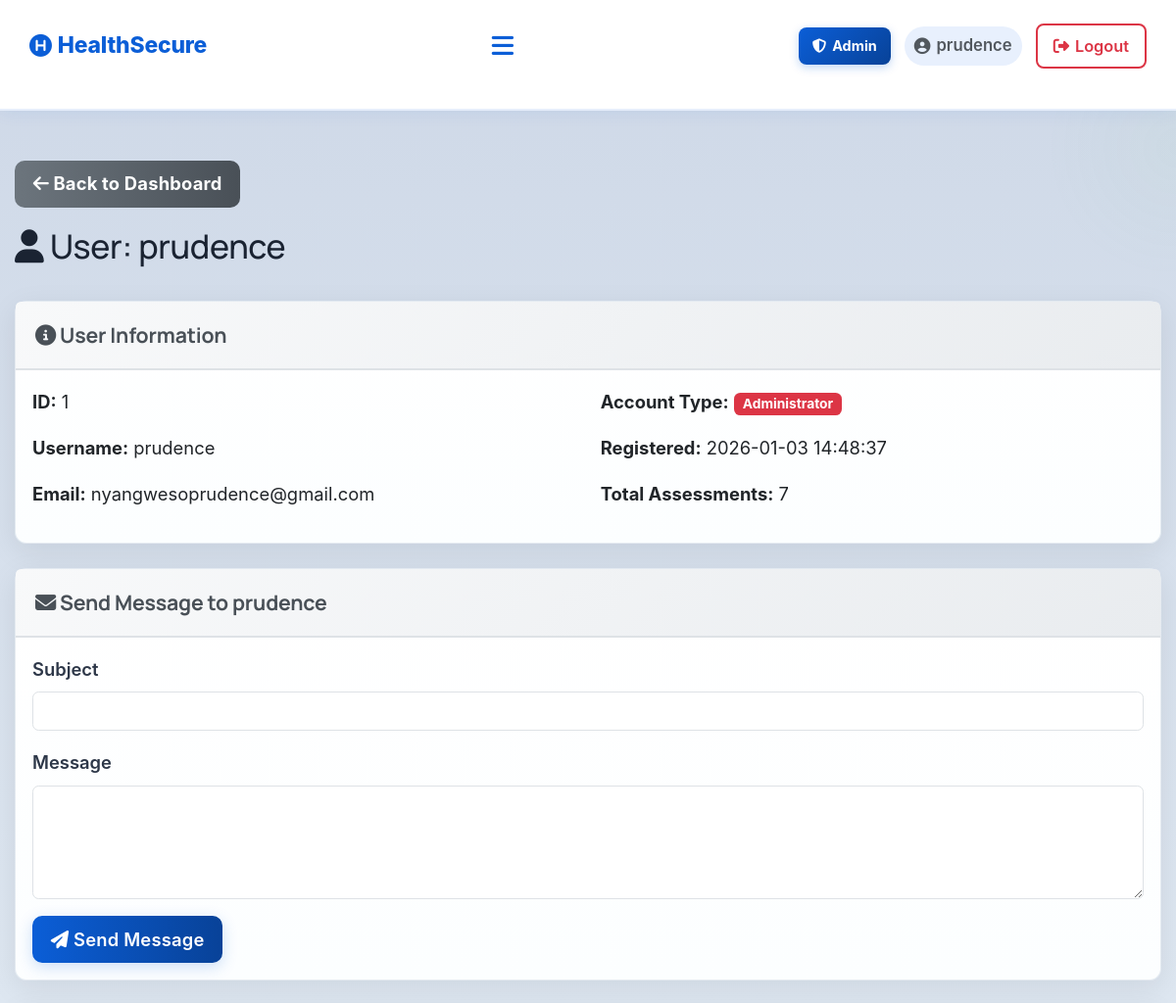
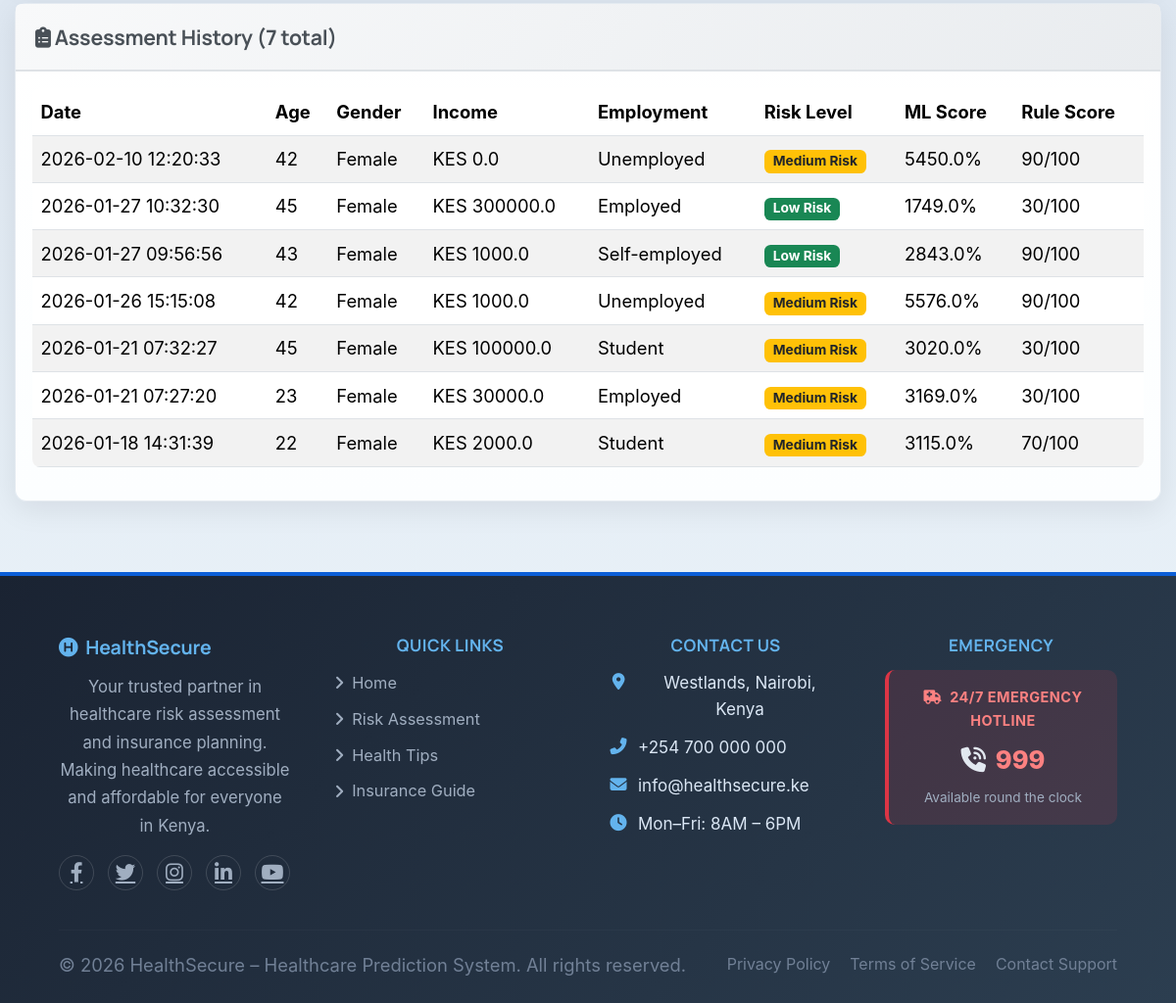
Page /admin/user/1 (signed in) on the committed database (2 pictures, top to bottom).
### tables this page shows
CREATE TABLE users (
            id INTEGER PRIMARY KEY AUTOINCREMENT,
            username TEXT UNIQUE NOT NULL,
            email TEXT UNIQUE NOT NULL,
            password TEXT NOT NULL,
            created_at TIMESTAMP DEFAULT CURRENT_TIMESTAMP
        , is_admin INTEGER DEFAULT 0);

CREATE TABLE assessments (
            id INTEGER PRIMARY KEY AUTOINCREMENT,
            user_id INTEGER NOT NULL,
            age INTEGER,
            gender TEXT,
            marital_status TEXT,
            employment_status TEXT,
            income REAL,
            children INTEGER,
            education_level TEXT,
            residence_type TEXT,
            chronic_illness TEXT,
            family_size INTEGER,
            healthcare_knowledge TEXT,
            hospital_visit_gap REAL,
            routine_checkups INTEGER,
            cancer_screening INTEGER,
            dental_checkup INTEGER,
            mental_health_support INTEGER,
            risk_level TEXT,
            probability REAL,
            created_at TIMESTAMP DEFAULT CURRENT_TIMESTAMP, rule_based_score INTEGER DEFAULT 0, rule_based_category TEXT DEFAULT "Unknown",
            FOREIGN KEY (user_id) REFERENCES users (id)
        );

### app.py (the view)
@app.route('/admin/user/<int:user_id>')
@admin_required
def admin_view_user(user_id):
    conn = get_db_connection()
    user = conn.execute('SELECT * FROM users WHERE id = ?', (user_id,)).fetchone()
    if not user:
        flash('User not found!', 'danger')
        return redirect(url_for('admin_dashboard'))
    assessments = conn.execute('''
        SELECT * FROM assessments
        WHERE user_id = ?
        ORDER BY created_at DESC
    ''', (user_id,)).fetchall()
    conn.close()
    return render_template('admin_user_view.html',
                          username=session.get('username'),
                          user=user,
                          assessments=assessments)

### app.py (called while the page is built)
@app.context_processor
def inject_assessment_results():
    return {
        'has_results': session.get('assessment_result') is not None,
        'assessment_result': session.get('assessment_result'),
        'assessment_user_data': session.get('user_data')
    }

def get_db_connection():
    conn = sqlite3.connect(DATABASE)
    conn.row_factory = sqlite3.Row
    return conn

def is_admin():
    return bool(session.get('logged_in')) and session.get('is_admin', 0) == 1

def admin_required(f):
    from functools import wraps
    @wraps(f)
    def decorated_function(*args, **kwargs):
        if not session.get('logged_in'):
            flash('Please log in to access this page.', 'warning')
            return redirect(url_for('login'))
        if not is_admin():
            flash('Access denied. Admin privileges required.', 'danger')
            return redirect(url_for('index'))
        return f(*args, **kwargs)
    return decorated_function

### templates/admin_user_view.html (shortened to what this page needs)
{% extends 'base.html' %}
{% block extra_css %}
<link rel="stylesheet" href="{{ url_for('static', filename='css/admin.css') }}">
{% endblock %}
{% block content %}
<div class="container mt-5">
    <div class="row mb-4">
        <div class="col-12">
            <a href="{{ url_for('admin_dashboard') }}" class="btn btn-secondary mb-3">
                <i class="fas fa-arrow-left"></i> Back to Dashboard
            </a>
            <h2><i class="fas fa-user"></i> User: {{ user.username }}</h2>
        </div>
    </div>
    <div class="card mb-4">
        <div class="card-header">
            <h5><i class="fas fa-info-circle"></i> User Information</h5>
        </div>
        <div class="card-body">
            <div class="row">
                <div class="col-md-6">
                    <p><strong>ID:</strong> {{ user.id }}</p>
                    <p><strong>Username:</strong> {{ user.username }}</p>
                    <p><strong>Email:</strong> {{ user.email }}</p>
                </div>
                <div class="col-md-6">
                    <p><strong>Account Type:</strong>
                        {% if user.is_admin == 1 %}
                        <span class="badge bg-danger">Administrator</span>
                        {% else %}
                        <span class="badge bg-secondary">Regular User</span>
                        {% endif %}
                    </p>
                    <p><strong>Registered:</strong> {{ user.created_at }}</p>
                    <p><strong>Total Assessments:</strong> {{ assessments|length }}</p>
                </div>
            </div>
        </div>
    </div>
    <div class="card mb-4">
        <div class="card-header">
            <h5><i class="fas fa-envelope"></i> Send Message to {{ user.username }}</h5>
        </div>
        <div class="card-body">
            <form method="POST" action="{{ url_for('admin_send_message', user_id=user.id) }}">
                <div class="mb-3">
                    <label for="subject" class="form-label">Subject</label>
                    <input type="text" class="form-control" id="subject" name="subject" required>
                </div>
                <div class="mb-3">
                    <label for="message" class="form-label">Message</label>
                    <textarea class="form-control" id="message" name="message" rows="4" required></textarea>
                </div>
                <button type="submit" class="btn btn-primary">
                    <i class="fas fa-paper-plane"></i> Send Message
                </button>
            </form>
        </div>
    </div>
    <div class="card">
        <div class="card-header">
            <h5><i class="fas fa-clipboard-list"></i> Assessment History ({{ assessments|length }} total)</h5>
        </div>
        <div class="card-body">
            {% if assessments %}
            <div class="table-responsive">
                <table class="table table-striped table-hover">
                    <thead>
                        <tr>
                            <th>Date</th>
                            <th>Age</th>
                            <th>Gender</th>
                            <th>Income</th>
                            <th>Employment</th>
                            <th>Risk Level</th>
                            <th>ML Score</th>
                            <th>Rule Score</th>
                        </tr>
                    </thead>
                    <tbody>
                        {% for assessment in assessments %}
                        <tr>
                            <td>{{ assessment.created_at }}</td>
                            <td>{{ assessment.age }}</td>
                            <td>{{ assessment.gender }}</td>
                            <td>KES {{ assessment.income|round(0) }}</td>
                            <td>{{ assessment.employment_status }}</td>
                            <td>
                                {% if assessment.risk_level == 'High Risk' %}
                                <span class="badge bg-danger">{{ assessment.risk_level }}</span>
                                {% elif assessment.risk_level == 'Medium Risk' %}
                                <span class="badge bg-warning text-dark">{{ assessment.risk_level }}</span>
                                {% else %}
                                <span class="badge bg-success">{{ assessment.risk_level }}</span>
                                {% endif %}
                            </td>
                            <td>{{ (assessment.probability * 100)|round(1) }}%</td>
                            <td>{{ assessment.rule_based_score }}/100</td>
                        </tr>
                        {% endfor %}
                    </tbody>
                </table>
            </div>
            {% else %}
            <p class="text-muted">No assessments yet for this user.</p>
            {% endif %}
        </div>
    </div>
</div>
{% endblock %}

### templates/base.html (shortened to what this page needs)
<!DOCTYPE html>
<html lang="en">
<head>
    <link rel="stylesheet" href="https://cdn.jsdelivr.net/npm/bootstrap@5.3.2/dist/css/bootstrap.min.css">
    <link rel="stylesheet" href="https://cdnjs.cloudflare.com/ajax/libs/font-awesome/6.4.0/css/all.min.css">
    <link rel="stylesheet" href="{{ url_for('static', filename='css/base.css') }}">
    <link rel="stylesheet" href="{{ url_for('static', filename='css/style.css') }}">
    {% block extra_css %}{% endblock %}
</head>
<body>
<nav class="navbar" role="navigation" aria-label="Main navigation">
    <a href="{{ url_for('index') }}" class="logo" aria-label="HealthSecure Home">
        <i class="fa-solid fa-circle-h" aria-hidden="true"></i> HealthSecure
    </a>
    <button class="hamburger-menu" id="hamburgerBtn" aria-label="Toggle navigation" aria-expanded="false" aria-controls="navLinks">
        <i class="fa-solid fa-bars" aria-hidden="true"></i>
    </button>
    <div class="nav-right">
        {% if session.logged_in %}
            {% if session.is_admin == 1 %}
                <a href="{{ url_for('admin_dashboard') }}" class="nav-admin-link">
                    <i class="fa-solid fa-shield-halved" aria-hidden="true"></i> Admin
                </a>
            {% endif %}
            <span class="nav-username">
                <i class="fa-solid fa-circle-user" aria-hidden="true"></i> {{ session.username }}
            </span>
            <a href="{{ url_for('logout') }}" class="nav-auth-link nav-logout-link">
                <i class="fas fa-sign-out-alt" aria-hidden="true"></i> Logout
            </a>
        {% endif %}
    </div>
</nav>
<main id="main-content">
    {% block content %}{% endblock %}
</main>
<footer class="footer" role="contentinfo">
    <div class="footer-grid">
        <div>
            <h5 class="footer-brand-title">
                <i class="fa-solid fa-circle-h" aria-hidden="true"></i> HealthSecure
            </h5>
            <p class="footer-text">
                Your trusted partner in healthcare risk assessment and insurance planning. Making healthcare accessible and affordable for everyone in Kenya.
            </p>
            <div class="footer-social" aria-label="Social media links">
                <a href="https://facebook.com" target="_blank" rel="noopener" aria-label="Facebook"><i class="fab fa-facebook-f" aria-hidden="true"></i></a>
                <a href="https://twitter.com" target="_blank" rel="noopener" aria-label="Twitter"><i class="fab fa-twitter" aria-hidden="true"></i></a>
                <a href="https://instagram.com" target="_blank" rel="noopener" aria-label="Instagram"><i class="fab fa-instagram" aria-hidden="true"></i></a>
                <a href="https://linkedin.com" target="_blank" rel="noopener" aria-label="LinkedIn"><i class="fab fa-linkedin-in" aria-hidden="true"></i></a>
                <a href="https://youtube.com" target="_blank" rel="noopener" aria-label="YouTube"><i class="fab fa-youtube" aria-hidden="true"></i></a>
            </div>
        </div>
        <div>
            <h5 class="footer-section-title">Quick Links</h5>
            <ul class="footer-links">
                <li><a href="{{ url_for('index') }}"><i class="fas fa-angle-right" aria-hidden="true"></i> Home</a></li>
                <li><a href="{{ url_for('assess') if session.logged_in else url_for('register') }}"><i class="fas fa-angle-right" aria-hidden="true"></i> Risk Assessment</a></li>
                <li><a href="{{ url_for('health_tips') }}"><i class="fas fa-angle-right" aria-hidden="true"></i> Health Tips</a></li>
                <li><a href="{{ url_for('blog') }}"><i class="fas fa-angle-right" aria-hidden="true"></i> Insurance Guide</a></li>
            </ul>
        </div>
        <div>
            <h5 class="footer-section-title">Contact Us</h5>
            <ul class="footer-contact-list">
                <li><i class="fas fa-map-marker-alt" aria-hidden="true"></i> Westlands, Nairobi, Kenya</li>
                <li><i class="fas fa-phone-alt" aria-hidden="true"></i> <a href="tel:+254700000000">+254 700 000 000</a></li>
                <li><i class="fas fa-envelope" aria-hidden="true"></i> <a href="mailto:info@healthsecure.ke">info@healthsecure.ke</a></li>
                <li><i class="fas fa-clock" aria-hidden="true"></i> Mon–Fri: 8AM – 6PM</li>
            </ul>
        </div>
        <div>
            <h5 class="footer-section-title">Emergency</h5>
            <div class="footer-emergency">
                <p class="footer-emergency-label"><i class="fas fa-ambulance me-1" aria-hidden="true"></i> 24/7 Emergency Hotline</p>
                <p class="footer-emergency-number"><i class="fas fa-phone-volume me-1" aria-hidden="true"></i> <a href="tel:999">999</a></p>
                <p class="footer-emergency-sub">Available round the clock</p>
            </div>
        </div>
    </div>
    <hr class="footer-divider">
    <div class="footer-bottom">
        <p style="margin:0;">© 2026 HealthSecure – Healthcare Prediction System. All rights reserved.</p>
        <div class="footer-bottom-links">
            <a href="#">Privacy Policy</a>
            <a href="#">Terms of Service</a>
            <a href="{{ url_for('contact') }}">Contact Support</a>
        </div>
    </div>
</footer>
</body>
</html>

### static/css/style.css (style rules this page uses)
:root { --bg: #f6f9fc; --surface: #ffffff; --primary: #0b5ed7; --primary-dark: #084298; --primary-light: #e8f0fd; --accent: #28a745; --muted: #52585e; --text: #1a2332; --soft: #eef2f6; --glass: rgba(255,255,255,0.75); --card-shadow: 0 8px 30px rgba(2,12,27,0.08); --radius: 12px; --transition: all 0.25s ease; }
* { margin: 0; padding: 0; box-sizing: border-box; font-family: "Inter", "Segoe UI", system-ui, sans-serif; }
html, body { overflow-x: hidden; max-width: 100%; }
body { background: linear-gradient(180deg, #ced8e7 0%, #eef6fb 100%); color: var(--text); -webkit-font-smoothing: antialiased; -moz-osx-font-smoothing: grayscale; position: relative; min-height: 100vh; width: 100%; }
body::before { content: ""; position: fixed; top: -7%; right: -7%; width: 420px; height: 420px; background: radial-gradient(circle at 30% 30%, rgba(4, 30, 68, 0.06), transparent 30%), radial-gradient(circle at 80% 70%, rgba(123,211,137,0.04), transparent 30%); pointer-events: none; z-index: 0; }
.navbar { display: flex; align-items: center; justify-content: space-between; padding: 14px 5%; background: #ffffff; backdrop-filter: blur(10px); border-bottom: 2px solid rgba(11, 94, 215, 0.10); box-shadow: 0 2px 16px rgba(11,94,215,0.08); position: sticky; top: 0; z-index: 1000; }
.logo { font-size: 1.35rem; font-weight: 800; color: var(--primary); letter-spacing: -0.2px; text-decoration: none; display: inline-flex; align-items: center; gap: 6px; flex-shrink: 0; }
.nav-right { display: flex; align-items: center; gap: 14px; }
footer { text-align: center; padding: 28px; background: linear-gradient(180deg, rgba(11,94,215,0.03), rgba(255,255,255,0.6)); color: var(--muted); font-size: 14px; border-top: 1px solid rgba(11,94,215,0.04); }
.btn { border-radius: 10px; padding: .6rem 1.1rem; font-weight: 700; letter-spacing: 0.2px; transition: transform .12s ease, box-shadow .12s ease, opacity .12s ease; }
.btn-primary, .btn-success { background: linear-gradient(90deg, var(--primary), var(--primary-dark)) !important; border: none !important; color: #ffffff !important; box-shadow: 0 4px 16px rgba(11,94,215,0.20); font-weight: 600; }
.btn-secondary { background: linear-gradient(90deg, #6c757d, #495057) !important; color: #ffffff !important; border: none !important; }
.card, .feature-card { border-radius: 12px; }
.card { min-height: 100%; display: flex; flex-direction: column; }
.card-body { flex: 1; display: flex; flex-direction: column; }
.table { background: white; border-radius: 8px; overflow: hidden; }
@media (max-width: 1200px) { .navbar { padding: 18px 30px; } }
.btn-primary { background: var(--secondary); color: white; }
.table-responsive { overflow-x: auto; }
.card-header { background: linear-gradient(135deg, #f8f9fa 0%, #e9ecef 100%); padding: 20px; border-bottom: 2px solid #dee2e6; }
.card-header h5 { margin: 0; color: #495057; font-weight: 700; }
.form-label { display: block; margin-bottom: 8px; font-weight: 600; color: #2d3748; }

### static/css/admin.css (style rules this page uses)
.table-responsive { overflow-x: auto; }

### rows in the picture
users: username "prudence", id "1", email "nyangwesoprudence@gmail.com", created_at "2026-01-03 14:48:37"
assessments: created_at "2026-02-10 12:20:33", age "42", gender "Female", income "0.0", employment_status "Unemployed", risk_level "Medium Risk", (assessment.probability*100)|round(1) "5450.0", rule_based_score "90"
assessments: created_at "2026-01-27 10:32:30", age "45", gender "Female", income "300000.0", employment_status "Employed", risk_level "Low Risk", (assessment.probability*100)|round(1) "1749.0", rule_based_score "30"
assessments: created_at "2026-01-27 09:56:56", age "43", gender "Female", income "1000.0", employment_status "Self-employed", risk_level "Low Risk", (assessment.probability*100)|round(1) "2843.0", rule_based_score "90"
assessments: created_at "2026-01-26 15:15:08", age "42", gender "Female", income "1000.0", employment_status "Unemployed", risk_level "Medium Risk", (assessment.probability*100)|round(1) "5576.0", rule_based_score "90"
assessments: created_at "2026-01-21 07:32:27", age "45", gender "Female", income "100000.0", employment_status "Student", risk_level "Medium Risk", (assessment.probability*100)|round(1) "3020.0", rule_based_score "30"
assessments: created_at "2026-01-21 07:27:20", age "23", gender "Female", income "30000.0", employment_status "Employed", risk_level "Medium Risk", (assessment.probability*100)|round(1) "3169.0", rule_based_score "30"
assessments: created_at "2026-01-18 14:31:39", age "22", gender "Female", income "2000.0", employment_status "Student", risk_level "Medium Risk", (assessment.probability*100)|round(1) "3115.0", rule_based_score "70"

### other values in the picture
{{ assessments|length }} "7"
